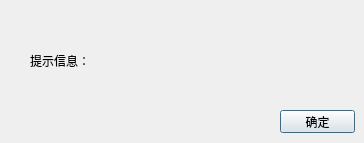
<?xml version="1.0" encoding="UTF-8"?>
<ui version="4.0">
 <class>Dialog</class>
 <widget class="QDialog" name="Dialog">
  <property name="geometry">
   <rect>
    <x>0</x>
    <y>0</y>
    <width>364</width>
    <height>143</height>
   </rect>
  </property>
  <property name="font">
   <font>
    <family>微软雅黑</family>
   </font>
  </property>
  <property name="windowTitle">
   <string>对话框</string>
  </property>
  <widget class="QPushButton" name="OK">
   <property name="geometry">
    <rect>
     <x>280</x>
     <y>110</y>
     <width>75</width>
     <height>23</height>
    </rect>
   </property>
   <property name="text">
    <string>确定</string>
   </property>
  </widget>
  <widget class="QLabel" name="label">
   <property name="geometry">
    <rect>
     <x>30</x>
     <y>50</y>
     <width>321</width>
     <height>21</height>
    </rect>
   </property>
   <property name="text">
    <string>提示信息：</string>
   </property>
  </widget>
 </widget>
 <resources/>
 <connections/>
</ui>
